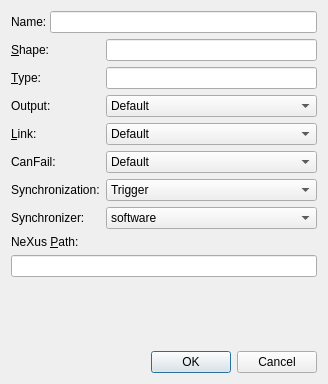
<?xml version="1.0" encoding="UTF-8"?>
<ui version="4.0">
 <class>LDataDlg</class>
 <widget class="QDialog" name="LDataDlg">
  <property name="geometry">
   <rect>
    <x>0</x>
    <y>0</y>
    <width>328</width>
    <height>384</height>
   </rect>
  </property>
  <property name="sizePolicy">
   <sizepolicy hsizetype="Preferred" vsizetype="Preferred">
    <horstretch>0</horstretch>
    <verstretch>0</verstretch>
   </sizepolicy>
  </property>
  <property name="windowTitle">
   <string>Dialog</string>
  </property>
  <layout class="QGridLayout" name="gridLayout_3">
   <property name="sizeConstraint">
    <enum>QLayout::SetDefaultConstraint</enum>
   </property>
   <item row="0" column="0">
    <layout class="QVBoxLayout" name="verticalLayout_2">
     <item>
      <layout class="QHBoxLayout" name="horizontalLayout_2" stretch="0,0">
       <property name="spacing">
        <number>0</number>
       </property>
       <item>
        <widget class="QLabel" name="labelLabel">
         <property name="text">
          <string>Name: </string>
         </property>
         <property name="buddy">
          <cstring>labelLineEdit</cstring>
         </property>
        </widget>
       </item>
       <item>
        <widget class="QLineEdit" name="labelLineEdit">
         <property name="maximumSize">
          <size>
           <width>16777215</width>
           <height>30</height>
          </size>
         </property>
        </widget>
       </item>
      </layout>
     </item>
     <item>
      <widget class="QFrame" name="channelFrame">
       <property name="frameShape">
        <enum>QFrame::NoFrame</enum>
       </property>
       <property name="frameShadow">
        <enum>QFrame::Raised</enum>
       </property>
       <layout class="QVBoxLayout" name="verticalLayout">
        <property name="spacing">
         <number>6</number>
        </property>
        <property name="leftMargin">
         <number>0</number>
        </property>
        <property name="topMargin">
         <number>0</number>
        </property>
        <property name="rightMargin">
         <number>0</number>
        </property>
        <property name="bottomMargin">
         <number>0</number>
        </property>
        <item>
         <layout class="QGridLayout" name="gridLayout">
          <item row="1" column="0">
           <widget class="QLabel" name="shapeLabel">
            <property name="text">
             <string>&amp;Shape:</string>
            </property>
            <property name="buddy">
             <cstring>shapeLineEdit</cstring>
            </property>
           </widget>
          </item>
          <item row="6" column="1">
           <widget class="QComboBox" name="synchronizationComboBox">
            <item>
             <property name="text">
              <string>Trigger</string>
             </property>
            </item>
            <item>
             <property name="text">
              <string>Gate</string>
             </property>
            </item>
            <item>
             <property name="text">
              <string>Start</string>
             </property>
            </item>
           </widget>
          </item>
          <item row="5" column="1">
           <widget class="QComboBox" name="canfailComboBox">
            <item>
             <property name="text">
              <string>Default</string>
             </property>
            </item>
            <item>
             <property name="text">
              <string>True</string>
             </property>
            </item>
           </widget>
          </item>
          <item row="1" column="1">
           <widget class="QLineEdit" name="shapeLineEdit">
            <property name="sizePolicy">
             <sizepolicy hsizetype="MinimumExpanding" vsizetype="Preferred">
              <horstretch>0</horstretch>
              <verstretch>0</verstretch>
             </sizepolicy>
            </property>
           </widget>
          </item>
          <item row="4" column="0">
           <widget class="QLabel" name="linkLabel">
            <property name="text">
             <string>&amp;Link:</string>
            </property>
            <property name="buddy">
             <cstring>linkComboBox</cstring>
            </property>
           </widget>
          </item>
          <item row="7" column="0">
           <widget class="QLabel" name="synchronizerLabel">
            <property name="text">
             <string>Synchronizer:</string>
            </property>
            <property name="buddy">
             <cstring>synchronizerComboBox</cstring>
            </property>
           </widget>
          </item>
          <item row="5" column="0">
           <widget class="QLabel" name="canfailLabel">
            <property name="text">
             <string>CanFail:</string>
            </property>
            <property name="buddy">
             <cstring>canfailComboBox</cstring>
            </property>
           </widget>
          </item>
          <item row="7" column="1">
           <widget class="QComboBox" name="synchronizerComboBox">
            <property name="editable">
             <bool>false</bool>
            </property>
            <item>
             <property name="text">
              <string>software</string>
             </property>
            </item>
           </widget>
          </item>
          <item row="2" column="0">
           <widget class="QLabel" name="typeLabel">
            <property name="text">
             <string>&amp;Type:</string>
            </property>
            <property name="buddy">
             <cstring>typeLineEdit</cstring>
            </property>
           </widget>
          </item>
          <item row="6" column="0">
           <widget class="QLabel" name="synchronizationLabel">
            <property name="text">
             <string>Synchronization:</string>
            </property>
            <property name="buddy">
             <cstring>synchronizationComboBox</cstring>
            </property>
           </widget>
          </item>
          <item row="4" column="1">
           <widget class="QComboBox" name="linkComboBox">
            <item>
             <property name="text">
              <string>Default</string>
             </property>
            </item>
            <item>
             <property name="text">
              <string>True</string>
             </property>
            </item>
            <item>
             <property name="text">
              <string>False</string>
             </property>
            </item>
           </widget>
          </item>
          <item row="2" column="1">
           <widget class="QLineEdit" name="typeLineEdit"/>
          </item>
          <item row="3" column="0">
           <widget class="QLabel" name="outputLabel">
            <property name="toolTip">
             <string>&lt;html&gt;&lt;head/&gt;&lt;body&gt;&lt;p&gt;Show channel in the spock scan output&lt;/p&gt;&lt;/body&gt;&lt;/html&gt;</string>
            </property>
            <property name="text">
             <string>Output:</string>
            </property>
            <property name="buddy">
             <cstring>outputComboBox</cstring>
            </property>
           </widget>
          </item>
          <item row="3" column="1">
           <widget class="QComboBox" name="outputComboBox">
            <property name="toolTip">
             <string>&lt;html&gt;&lt;head/&gt;&lt;body&gt;&lt;p&gt;Show channel in the spock scan output&lt;/p&gt;&lt;/body&gt;&lt;/html&gt;</string>
            </property>
            <item>
             <property name="text">
              <string>Default</string>
             </property>
            </item>
            <item>
             <property name="text">
              <string>True</string>
             </property>
            </item>
            <item>
             <property name="text">
              <string>False</string>
             </property>
            </item>
           </widget>
          </item>
         </layout>
        </item>
        <item>
         <layout class="QHBoxLayout" name="horizontalLayout">
          <item>
           <widget class="QLabel" name="pathLabel">
            <property name="maximumSize">
             <size>
              <width>16777215</width>
              <height>21</height>
             </size>
            </property>
            <property name="text">
             <string>NeXus &amp;Path:</string>
            </property>
            <property name="buddy">
             <cstring>pathLineEdit</cstring>
            </property>
           </widget>
          </item>
         </layout>
        </item>
        <item>
         <widget class="QLineEdit" name="pathLineEdit"/>
        </item>
       </layout>
       <zorder></zorder>
       <zorder></zorder>
       <zorder>pathLineEdit</zorder>
      </widget>
     </item>
     <item>
      <widget class="QFrame" name="varFrame">
       <property name="frameShape">
        <enum>QFrame::NoFrame</enum>
       </property>
       <property name="frameShadow">
        <enum>QFrame::Raised</enum>
       </property>
       <layout class="QGridLayout" name="gridLayout_2">
        <property name="leftMargin">
         <number>0</number>
        </property>
        <property name="topMargin">
         <number>0</number>
        </property>
        <property name="rightMargin">
         <number>0</number>
        </property>
        <property name="bottomMargin">
         <number>0</number>
        </property>
        <property name="spacing">
         <number>6</number>
        </property>
        <item row="0" column="0">
         <layout class="QGridLayout" name="varGridLayout" rowstretch="0" columnstretch="0"/>
        </item>
       </layout>
      </widget>
     </item>
     <item>
      <spacer name="verticalSpacer">
       <property name="orientation">
        <enum>Qt::Vertical</enum>
       </property>
       <property name="sizeHint" stdset="0">
        <size>
         <width>20</width>
         <height>40</height>
        </size>
       </property>
      </spacer>
     </item>
     <item>
      <widget class="QDialogButtonBox" name="buttonBox">
       <property name="orientation">
        <enum>Qt::Horizontal</enum>
       </property>
       <property name="standardButtons">
        <set>QDialogButtonBox::Cancel|QDialogButtonBox::Ok</set>
       </property>
      </widget>
     </item>
    </layout>
   </item>
  </layout>
  <zorder></zorder>
 </widget>
 <tabstops>
  <tabstop>labelLineEdit</tabstop>
  <tabstop>shapeLineEdit</tabstop>
  <tabstop>typeLineEdit</tabstop>
  <tabstop>outputComboBox</tabstop>
  <tabstop>linkComboBox</tabstop>
  <tabstop>canfailComboBox</tabstop>
  <tabstop>synchronizationComboBox</tabstop>
  <tabstop>synchronizerComboBox</tabstop>
  <tabstop>pathLineEdit</tabstop>
 </tabstops>
 <resources/>
 <connections>
  <connection>
   <sender>buttonBox</sender>
   <signal>accepted()</signal>
   <receiver>LDataDlg</receiver>
   <slot>accept()</slot>
   <hints>
    <hint type="sourcelabel">
     <x>238</x>
     <y>337</y>
    </hint>
    <hint type="destinationlabel">
     <x>157</x>
     <y>260</y>
    </hint>
   </hints>
  </connection>
  <connection>
   <sender>buttonBox</sender>
   <signal>rejected()</signal>
   <receiver>LDataDlg</receiver>
   <slot>reject()</slot>
   <hints>
    <hint type="sourcelabel">
     <x>306</x>
     <y>337</y>
    </hint>
    <hint type="destinationlabel">
     <x>286</x>
     <y>260</y>
    </hint>
   </hints>
  </connection>
 </connections>
</ui>
